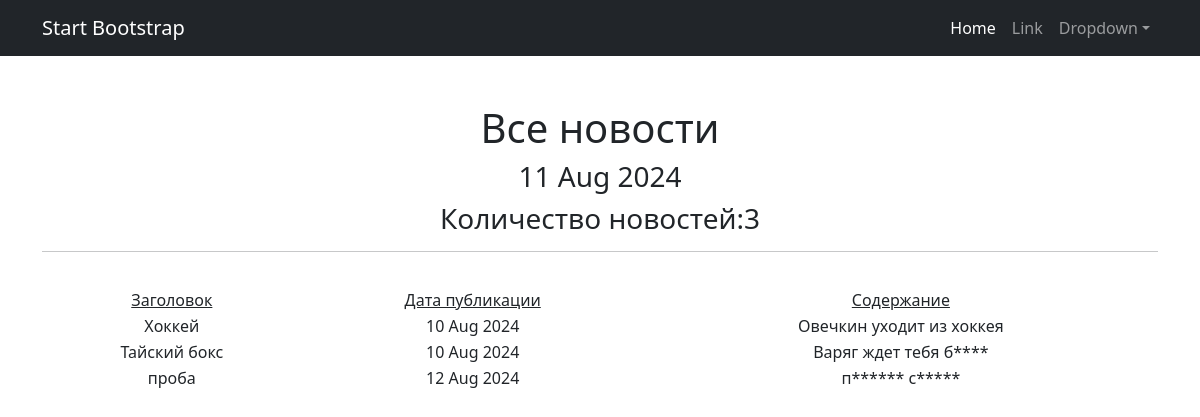
Page /news/ on the committed database.
### simpleapp/models.py (models this page shows, shortened)
class New(models.Model):
    name = models.CharField(
        max_length=50
    )
    description = models.TextField()
    quantity = models.IntegerField(
        validators=[MinValueValidator(0)],
    )
    category = models.ForeignKey(
        to='Category',
        on_delete=models.CASCADE,
        related_name='news', # все продукты в категории будут доступны через поле products
    )
    time_in = models.DateField()

### simpleapp/views.py (the view)
# urls.py: path('', NewsList.as_view() ),
class NewsList(ListView):
    model = New
    ordering = 'time_in'
    template_name = 'news.html'
    context_object_name = 'news'
    def get_context_data(self, **kwargs):
        context = super().get_context_data(**kwargs)
        context['time_now'] = datetime.utcnow()
        context['next_sale'] = None
        return context

### simpleapp/templatetags/censor_filters.py (called while the page is built)
@register.filter()
def censor(value):
    words_to_censor = ['плохое', 'слово', 'блин']
    if not isinstance(value, str):
        raise ValueError("Значение должно быть строкой")
    for word in words_to_censor:
        value = value.replace(word, word[0] + '*' * len(word))
    return mark_safe(value)

### templates/news.html (shortened to what this page needs)
{% extends 'flatpages/default.html' %}
{% load custom_filters %}
{% load censor_filters %}
{% block content %}
   <h1>Все новости</h1>
   <h3>{{ time_now|date:'j M Y' }}</h3>
   <h3>Количество новостей:{{ news|length }}</h3>
   <hr>
   {% if news %}
       <table width="100%" style="margin-top: 35px">
           <tr>
               <td><u>Заголовок</u></td>
               <td><u>Дата публикации</u></td>
               <td><u>Содержание</u></td>
           </tr>
           {% for new in news %}
           <tr>
               <td>{{ new.name|censor }}</td>
               <td>{{ new.time_in|date:"d M Y" }}</td>
               <td>{{ new.description|truncatewords:20|censor }}</td>
           </tr>
           {% endfor %}
       </table>
   {% else %}
       <h2>Новостей нет!</h2>
   {% endif %}
{% endblock content %}

### templates/flatpages/default.html (shortened to what this page needs)
<!DOCTYPE html>
<html lang="en">
    <head>
        {% load static %}
        <link href="{% static 'css/styles.css' %}" rel="stylesheet" />
    </head>
    <body>
        <nav class="navbar navbar-expand-lg navbar-dark bg-dark">
            <div class="container">
                <a class="navbar-brand" href="#">Start Bootstrap</a>
                <div class="collapse navbar-collapse" id="navbarSupportedContent">
                    <ul class="navbar-nav ms-auto mb-2 mb-lg-0">
                        <li class="nav-item"><a class="nav-link active" aria-current="page" href="#">Home</a></li>
                        <li class="nav-item"><a class="nav-link" href="#">Link</a></li>
                        <li class="nav-item dropdown">
                            <a class="nav-link dropdown-toggle" id="navbarDropdown" href="#" role="button" data-bs-toggle="dropdown" aria-expanded="false">Dropdown</a>
                        </li>
                    </ul>
                </div>
            </div>
        </nav>
        <div class="container">
            <div class="text-center mt-5">
                {% block content %}
                {% endblock content %}
            </div>
        </div>
    </body>
</html>

### rows in the picture
New: name|censor "Хоккей", time_in "10 Aug 2024", description|censor "Овечкин уходит из хоккея"
New: name|censor "Тайский бокс", time_in "10 Aug 2024", description|censor "Варяг ждет тебя б****"
New: name|censor "проба", time_in "12 Aug 2024", description|censor "п****** с*****"

### other values in the picture
{{ time_now|date:'j M Y' }} "11 Aug 2024"
{{ news|length }} "3"
